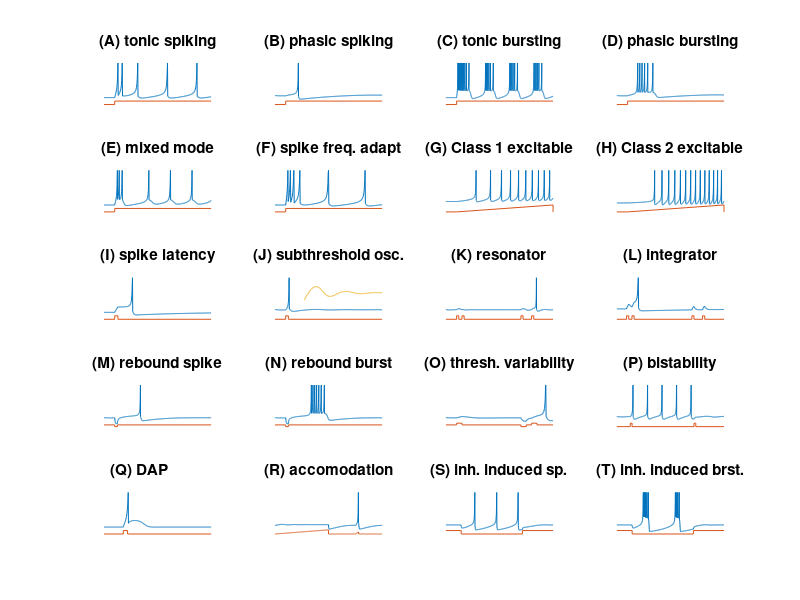

MATLAB code to generate this figure:
%   This MATLAB file generates figure 1 in the paper by 
%               Izhikevich E.M. (2004) 
%   Whic h Model to Use For Cortical Spiking Neurons? 
%   use MATLAB R13 or later. November 2003. San Diego, CA 

%%%%%%%%%%%%%%% (A) tonic spiking %%%%%%%%%%%%%%%%%%%%%%
subplot(5,4,1) 
a=0.02; b=0.2;  c=-65;  d=6;
V=-70;  u=b*V;
VV=[];  uu=[];
tau = 0.25; tspan = 0:tau:100;
T1=tspan(end)/10;
for t=tspan
    if (t>T1) % ES LA CORRIENTE DE ENTRADA
        I=14;
    else
        I=0;
    end;
    V = V + tau*(0.04*V^2+5*V+140-u+I);
    u = u + tau*a*(b*V-u);
    if V > 30
        VV(end+1)=30;
        V = c;
        u = u + d;
    else
        VV(end+1)=V;
    end;
    uu(end+1)=u;
end;
plot(tspan,VV,[0 T1 T1 max(tspan)],-90+[0 0 10 10]);
axis([0 max(tspan) -90 30])
axis off;
title('(A) tonic spiking');

%%%%%%%%%%%%%%%%%% (B) phasic spiking %%%%%%%%%%%%%%%%%%%%%%%%%
subplot(5,4,2)%  
a=0.02; b=0.25; c=-65;  d=6;
V=-64; u=b*V;
VV=[];  uu=[];
tau = 0.25;tspan = 0:tau:200;
T1=20;
for t=tspan
    if (t>T1) 
        I=0.5;
    else
        I=0;
    end;
    V = V + tau*(0.04*V^2+5*V+140-u+I);
    u = u + tau*a*(b*V-u);
    if V > 30
        VV(end+1)=30;
        V = c;
        u = u + d;
    else
        VV(end+1)=V;
    end;
    uu(end+1)=u;
end;
plot(tspan,VV,[0 T1 T1 max(tspan)],-90+[0 0 10 10]);
axis([0 max(tspan) -90 30])
axis off;
title('(B) phasic spiking');

%%%%%%%%%%%%%% (C) tonic bursting %%%%%%%%%%%%%%%%%%%%%%%%%%%%
subplot(5,4,3)  
a=0.02; b=0.2;  c=-50;  d=2;
V=-70;  u=b*V;
VV=[];  uu=[];
tau = 0.1; tspan = 0:tau:220;
T1=22;
for t=tspan
    if (t>T1 ) 
        I=15;

    else
        I=0;
    end;


    V = V + tau*(0.04*V^2+5*V+140-u+I);
    u = u + tau*a*(b*V-u);
    if V > 30
        VV(end+1)=30;
        V = c;
        u = u + d;
    else
        VV(end+1)=V;
    end;
    uu(end+1)=u;
end;
plot(tspan,VV,[0 T1 T1 max(tspan)],-90+[0 0 10 10]);
axis([0 max(tspan) -90 30])
axis off;
title('(C) tonic bursting');

%%%%%%%%%%%%%%% (D) phasic bursting %%%%%%%%%%%%%%%%%%%%%%%%%%
subplot(5,4,4)   
a=0.02; b=0.25; c=-55;  d=0.05;
V=-64;  u=b*V;
VV=[];  uu=[];
tau = 0.2;  tspan = 0:tau:200;
T1=20;
for t=tspan
    if (t>T1) 
        I=0.6;
    else
        I=0;
    end;
    V = V + tau*(0.04*V^2+5*V+140-u+I);
    u = u + tau*a*(b*V-u);
    if V > 30
        VV(end+1)=30;
        V = c;
        u = u + d;
    else
        VV(end+1)=V;
    end;
    uu(end+1)=u;
end;
plot(tspan,VV,[0 T1 T1 max(tspan)],-90+[0 0 10 10]);
axis([0 max(tspan) -90 30])
axis off;
title('(D) phasic bursting');


%%%%%%%%%%%%%%% (E) mixed mode %%%%%%%%%%%%%%%%%%%%%%%%%
subplot(5,4,5) 
a=0.02; b=0.2;  c=-55;  d=4;
V=-70;  u=b*V;
VV=[];  uu=[];
tau = 0.25; tspan = 0:tau:160;
T1=tspan(end)/10;
for t=tspan
    if (t>T1) 
        I=10;
    else
        I=0;
    end;
    V = V + tau*(0.04*V^2+5*V+140-u+I);
    u = u + tau*a*(b*V-u);
    if V > 30
        VV(end+1)=30;
        V = c;
        u = u + d;
    else
        VV(end+1)=V;
    end;
    uu(end+1)=u;
end;
plot(tspan,VV,[0 T1 T1 max(tspan)],-90+[0 0 10 10]);
axis([0 max(tspan) -90 30])
axis off;
title('(E) mixed mode');


%%%%%%%%%%%%%%%% (F) spike freq. adapt %%%%%%%%%%%%%%%%%%%%%%%%
subplot(5,4,6)  
a=0.01; b=0.2;  c=-65;  d=8;
V=-70;  u=b*V;
VV=[];  uu=[];
tau = 0.25; tspan = 0:tau:85;
T1=tspan(end)/10;
for t=tspan
    if (t>T1) 
        I=30;
    else
        I=0;
    end;
    V = V + tau*(0.04*V^2+5*V+140-u+I);
    u = u + tau*a*(b*V-u);
    if V > 30
        VV(end+1)=30;
        V = c;
        u = u + d;
    else
        VV(end+1)=V;
    end;
    uu(end+1)=u;
end;
plot(tspan,VV,[0 T1 T1 max(tspan)],-90+[0 0 10 10]);
axis([0 max(tspan) -90 30])
axis off;
title('(F) spike freq. adapt');

%%%%%%%%%%%%%%%%% (G) Class 1 exc. %%%%%%%%%%%%%%%%%%%%%%%%%%
subplot(5,4,7)  
a=0.02; b=-0.1; c=-55; d=6;
V=-60; u=b*V;
VV=[]; uu=[];
tau = 0.25; tspan = 0:tau:300;
T1=30;
for t=tspan
    if (t>T1) 
        I=(0.075*(t-T1)); 
    else
        I=0;
    end;
    V = V + tau*(0.04*V^2+4.1*V+108-u+I);
    u = u + tau*a*(b*V-u);
    if V > 30
        VV(end+1)=30;
        V = c;
        u = u + d;
    else
        VV(end+1)=V;
    end;
    uu(end+1)=u;
end;
plot(tspan,VV,[0 T1 max(tspan) max(tspan)],-90+[0 0 20 0]);
axis([0 max(tspan) -90 30])
axis off;
title('(G) Class 1 excitable');

%%%%%%%%%%%%%%%%%% (H) Class 2 exc. %%%%%%%%%%%%%%%%%%%%%%%%%%
subplot(5,4,8)  
a=0.2;  b=0.26; c=-65;  d=0;
V=-64;  u=b*V;
VV=[];  uu=[];
tau = 0.25; tspan = 0:tau:300;
T1=30;
for t=tspan
    if (t>T1) 
        I=-0.5+(0.015*(t-T1)); 
    else
        I=-0.5;
    end;
    V = V + tau*(0.04*V^2+5*V+140-u+I);
    u = u + tau*a*(b*V-u);
    if V > 30
        VV(end+1)=30;
        V = c;
        u = u + d;
    else
        VV(end+1)=V;
    end;
    uu(end+1)=u;
end;
plot(tspan,VV,[0 T1 max(tspan) max(tspan)],-90+[0 0 20 0]);
axis([0 max(tspan) -90 30])
axis off;
title('(H) Class 2 excitable');

%%%%%%%%%%%%%%%%% (I) spike latency %%%%%%%%%%%%%%%%%%%%%%%%%%%%
subplot(5,4,9) 
a=0.02; b=0.2;  c=-65;  d=6;
V=-70;  u=b*V;
VV=[];  uu=[];
tau = 0.2; tspan = 0:tau:100;
T1=tspan(end)/10;
for t=tspan
    if t>T1 & t < T1+3 
        I=7.04;
    else
        I=0;
    end;
    V = V + tau*(0.04*V^2+5*V+140-u+I);
    u = u + tau*a*(b*V-u);
    if V > 30
        VV(end+1)=30;
        V = c;
        u = u + d;
    else
        VV(end+1)=V;
    end;
    uu(end+1)=u;
end;
plot(tspan,VV,[0 T1 T1 T1+3 T1+3 max(tspan)],-90+[0 0 10 10 0 0]);
axis([0 max(tspan) -90 30])
axis off;
title('(I) spike latency');


%%%%%%%%%%%%%%%%% (J) subthresh. osc. %%%%%%%%%%%%%%%%%%%%%%%%%%%
subplot(5,4,10) 
a=0.05; b=0.26; c=-60;  d=0;
V=-62;  u=b*V;
VV=[];  uu=[];
tau = 0.25; tspan = 0:tau:200;
T1=tspan(end)/10;
for t=tspan
    if (t>T1) & (t < T1+5) 
        I=2;
    else
        I=0;
    end;
    V = V + tau*(0.04*V^2+5*V+140-u+I);
    u = u + tau*a*(b*V-u);
    if V > 30
        VV(end+1)=30;
        V = c;
        u = u + d;
    else
        VV(end+1)=V;
    end;
    uu(end+1)=u;
end;
plot(tspan,VV,[0 T1 T1 (T1+5) (T1+5) max(tspan)],-90+[0 0 10 10 0 0],...
      tspan(220:end),-10+20*(VV(220:end)-mean(VV)));
axis([0 max(tspan) -90 30])
axis off;
title('(J) subthreshold osc.');


%%%%%%%%%%%%%%%%%% (K) resonator %%%%%%%%%%%%%%%%%%%%%%%%
subplot(5,4,11) 
a=0.1;  b=0.26; c=-60;  d=-1;
V=-62;  u=b*V;
VV=[];  uu=[];
tau = 0.25; tspan = 0:tau:400;
T1=tspan(end)/10;
T2=T1+20;
T3 = 0.7*tspan(end);
T4 = T3+40;
for t=tspan
    if ((t>T1) & (t < T1+4)) | ((t>T2) & (t < T2+4)) | ((t>T3) & (t < T3+4)) | ((t>T4) & (t < T4+4)) 
        I=0.65;
    else
        I=0;
    end;
    V = V + tau*(0.04*V^2+5*V+140-u+I);
    u = u + tau*a*(b*V-u);
    if V > 30
        VV(end+1)=30;
        V = c;
        u = u + d;
    else
        VV(end+1)=V;
    end;
    uu(end+1)=u;
end;
plot(tspan,VV,[0 T1 T1 (T1+8) (T1+8) T2 T2 (T2+8) (T2+8) T3 T3 (T3+8) (T3+8) T4 T4 (T4+8) (T4+8) max(tspan)],-90+[0 0 10 10 0 0 10 10 0 0 10 10 0 0 10 10 0 0]);
axis([0 max(tspan) -90 30])
axis off;
title('(K) resonator');

%%%%%%%%%%%%%%%% (L) integrator %%%%%%%%%%%%%%%%%%%%%%%%
subplot(5,4,12) 
a=0.02; b=-0.1; c=-55; d=6;
V=-60; u=b*V;
VV=[];  uu=[];
tau = 0.25; tspan = 0:tau:100;
T1=tspan(end)/11;
T2=T1+5;
T3 = 0.7*tspan(end);
T4 = T3+10;
for t=tspan
    if ((t>T1) & (t < T1+2)) | ((t>T2) & (t < T2+2)) | ((t>T3) & (t < T3+2)) | ((t>T4) & (t < T4+2)) 
        I=9;
    else
        I=0;
    end;
    V = V + tau*(0.04*V^2+4.1*V+108-u+I);
    u = u + tau*a*(b*V-u);
    if V > 30
        VV(end+1)=30;
        V = c;
        u = u + d;
    else
        VV(end+1)=V;
    end;
    uu(end+1)=u;
end;
plot(tspan,VV,[0 T1 T1 (T1+2) (T1+2) T2 T2 (T2+2) (T2+2) T3 T3 (T3+2) (T3+2) T4 T4 (T4+2) (T4+2) max(tspan)],-90+[0 0 10 10 0 0 10 10 0 0 10 10 0 0 10 10 0 0]);
axis([0 max(tspan) -90 30])
axis off;
title('(L) integrator');

%%%%%%%%%%%%%%%%% (M) rebound spike %%%%%%%%%%%%%%%%%%%%%%%%%%%%
subplot(5,4,13)  
a=0.03; b=0.25; c=-60;  d=4;
V=-64;  u=b*V;
VV=[];  uu=[];
tau = 0.2;  tspan = 0:tau:200;
T1=20;
for t=tspan
    if (t>T1) & (t < T1+5) 
        I=-15;
    else
        I=0;
    end;
    V = V + tau*(0.04*V^2+5*V+140-u+I);
    u = u + tau*a*(b*V-u);
    if V > 30
        VV(end+1)=30;
        V = c;
        u = u + d;
    else
        VV(end+1)=V;
    end;
    uu(end+1)=u;
end;
plot(tspan,VV,[0 T1 T1 (T1+5) (T1+5) max(tspan)],-85+[0 0 -5 -5 0 0]);
axis([0 max(tspan) -90 30])
axis off;
title('(M) rebound spike');

%%%%%%%%%%%%%%%%% (N) rebound burst %%%%%%%%%%%%%%%%%%%%%%%%%%%%
subplot(5,4,14)  
a=0.03; b=0.25; c=-52;  d=0;
V=-64;  u=b*V;
VV=[];  uu=[];
tau = 0.2;  tspan = 0:tau:200;
T1=20;
for t=tspan
    if (t>T1) & (t < T1+5) 
        I=-15;
    else
        I=0;
    end;
    V = V + tau*(0.04*V^2+5*V+140-u+I);
    u = u + tau*a*(b*V-u);
    if V > 30
        VV(end+1)=30;
        V = c;
        u = u + d;
    else
        VV(end+1)=V;
    end;
    uu(end+1)=u;
end;
plot(tspan,VV,[0 T1 T1 (T1+5) (T1+5) max(tspan)],-85+[0 0 -5 -5 0 0]);
axis([0 max(tspan) -90 30])
axis off;
title('(N) rebound burst');

%%%%%%%%%%%%%%%%% (O) thresh. variability %%%%%%%%%%%%%%%%%%%%%%%%%%
subplot(5,4,15)  
a=0.03; b=0.25; c=-60;  d=4;
V=-64;  u=b*V;
VV=[];  uu=[];
tau = 0.25; tspan = 0:tau:100;
for t=tspan
   if ((t>10) & (t < 15)) | ((t>80) & (t < 85)) 
        I=1;
    elseif (t>70) & (t < 75)
        I=-6;
    else
        I=0;
    end;
    V = V + tau*(0.04*V^2+5*V+140-u+I);
    u = u + tau*a*(b*V-u);
    if V > 30
        VV(end+1)=30;
        V = c;
        u = u + d;
    else
        VV(end+1)=V;
    end;
    uu(end+1)=u;
end;
plot(tspan,VV,[0 10 10 15 15 70 70 75 75 80 80 85 85 max(tspan)],...
          -85+[0 0  5  5  0  0  -5 -5 0  0  5  5  0  0]);
axis([0 max(tspan) -90 30])
axis off;
title('(O) thresh. variability');


%%%%%%%%%%%%%% (P) bistability %%%%%%%%%%%%%%%%%%%%%%%%%%
subplot(5,4,16) 
a=0.1;  b=0.26; c=-60;  d=0;
V=-61;  u=b*V;
VV=[];  uu=[];
tau = 0.25; tspan = 0:tau:300;
T1=tspan(end)/8;
T2 = 216;
for t=tspan
    if ((t>T1) & (t < T1+5)) | ((t>T2) & (t < T2+5)) 
        I=1.24;
    else
        I=0.24;
    end;
    V = V + tau*(0.04*V^2+5*V+140-u+I);
    u = u + tau*a*(b*V-u);
    if V > 30
        VV(end+1)=30;
        V = c;
        u = u + d;
    else
        VV(end+1)=V;
    end;
    uu(end+1)=u;
end;
plot(tspan,VV,[0 T1 T1 (T1+5) (T1+5) T2 T2 (T2+5) (T2+5) max(tspan)],-90+[0 0 10 10 0 0 10 10 0 0]);
axis([0 max(tspan) -90 30])
axis off;
title('(P) bistability');


%%%%%%%%%%%%%% (Q) DAP %%%%%%%%%%%%%%%%%%%%%%%%%%
subplot(5,4,17) 
a=1;  b=0.2; c=-60;  d=-21;
V=-70;  u=b*V;
VV=[];  uu=[];
tau = 0.1; tspan = 0:tau:50;
T1 = 10;
for t=tspan
     if abs(t-T1)<1 
        I=20;
    else
        I=0;
    end;
    V = V + tau*(0.04*V^2+5*V+140-u+I);
    u = u + tau*a*(b*V-u);
    if V > 30
        VV(end+1)=30;
        V = c;
        u = u + d;
    else
        VV(end+1)=V;
    end;
    uu(end+1)=u;
end;
plot(tspan,VV,[0 T1-1 T1-1 T1+1 T1+1 max(tspan)],-90+[0 0 10 10 0 0]);
axis([0 max(tspan) -90 30])
axis off;
title('(Q) DAP         ');



%%%%%%%%%%%%%% (R) accomodation %%%%%%%%%%%%%%%%%%%%%%%%%%
subplot(5,4,18) 
a=0.02;  b=1; c=-55;  d=4;
V=-65;  u=-16;
VV=[];  uu=[];  II=[];
tau = 0.5; tspan = 0:tau:400;
for t=tspan
    if (t < 200)
        I=t/25;
    elseif t < 300
        I=0;
    elseif t < 312.5
        I=(t-300)/12.5*4;
    else
        I=0;
    end;
    V = V + tau*(0.04*V^2+5*V+140-u+I);
    u = u + tau*a*(b*(V+65));
    if V > 30
        VV(end+1)=30;
        V = c;
        u = u + d;
    else
        VV(end+1)=V;
    end;
    uu(end+1)=u;
    II(end+1)=I;
end;
plot(tspan,VV,tspan,II*1.5-90);
axis([0 max(tspan) -90 30])
axis off;
title('(R) accomodation');

%%%%%%%%%%%%%% (S) inhibition induced spiking %%%%%%%%%%%%%%%%%%%%%%%%%%
subplot(5,4,19) 
a=-0.02;  b=-1; c=-60;  d=8;
V=-63.8;  u=b*V;
VV=[];  uu=[];
tau = 0.5; tspan = 0:tau:350;
for t=tspan
       if (t < 50) | (t>250)
        I=80;
    else
        I=75;
    end;
    V = V + tau*(0.04*V^2+5*V+140-u+I);
    u = u + tau*a*(b*V-u);
    if V > 30
        VV(end+1)=30;
        V = c;
        u = u + d;
    else
        VV(end+1)=V;
    end;
    uu(end+1)=u;
end;
plot(tspan,VV,[0 50 50 250 250 max(tspan)],-80+[0 0 -10 -10 0 0]);
axis([0 max(tspan) -90 30])
axis off;
title('(S) inh. induced sp.');

%%%%%%%%%%%%%% (T) inhibition induced bursting %%%%%%%%%%%%%%%%%%%%%%%%%%
subplot(5,4,20) 
a=-0.026;  b=-1; c=-45;  d=-2;
V=-63.8;  u=b*V;
VV=[];  uu=[];
tau = 0.5; tspan = 0:tau:350;
for t=tspan
       if (t < 50) | (t>250)
        I=80;
    else
        I=75;
    end;
    V = V + tau*(0.04*V^2+5*V+140-u+I);
    u = u + tau*a*(b*V-u);
    if V > 30
        VV(end+1)=30;
        V = c;
        u = u + d;
    else
        VV(end+1)=V;
    end;
    uu(end+1)=u;
end;
plot(tspan,VV,[0 50 50 250 250 max(tspan)],-80+[0 0 -10 -10 0 0]);
axis([0 max(tspan) -90 30])
axis off;
title('(T) inh. induced brst.');
%%%%%%%%%%%%%%%%%%%%%%%%%%%%%%%%%%%%%%%%%%%%%%%%%%%%%%%%%%%%%%%%%%%%%%%%%%

set(gcf,'Units','normalized','Position',[0.3 0.1 0.6 0.8]);
 